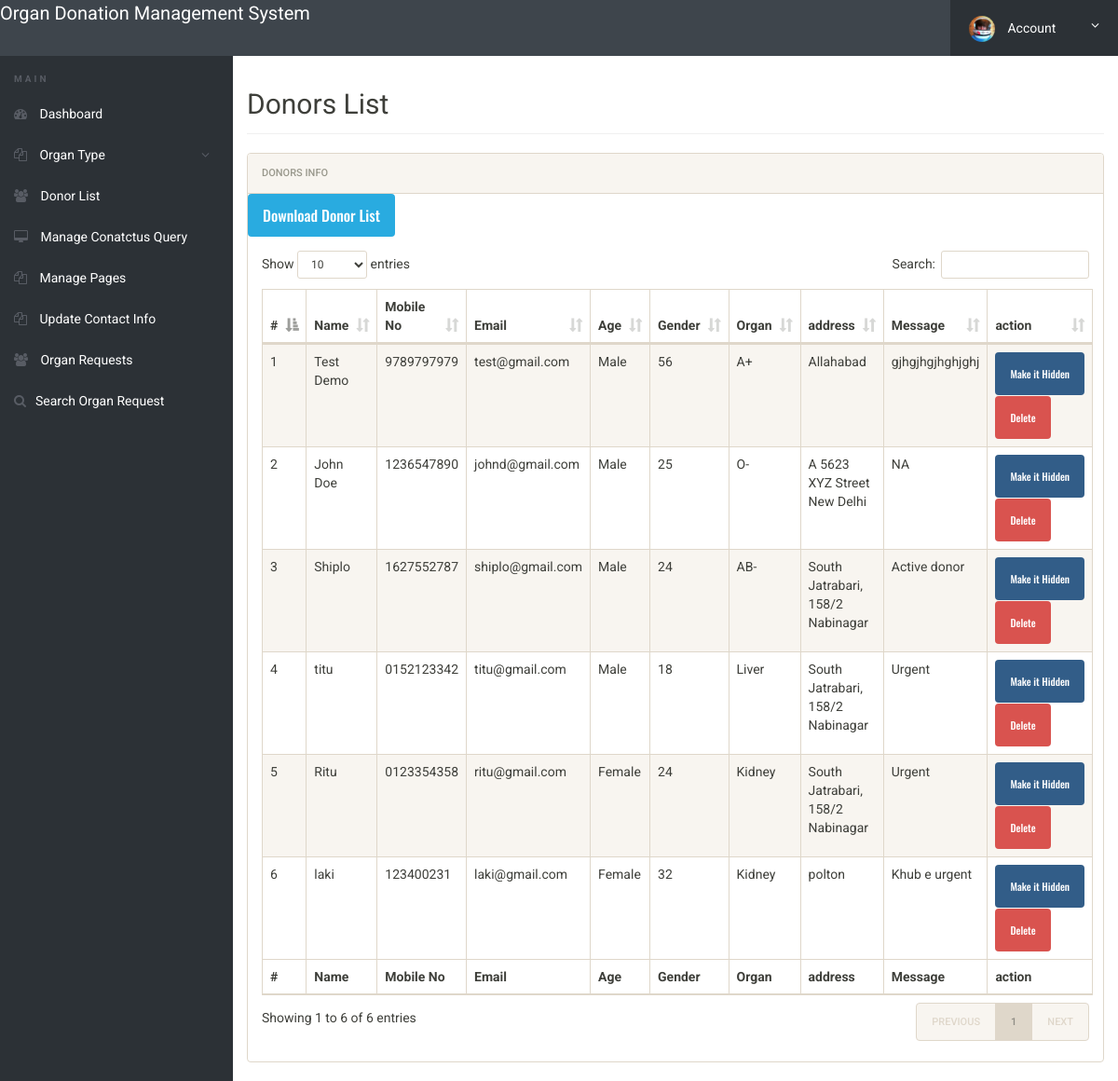
The page /odms/admin/donor-list.php (signed in) on the database its author committed.
### tables this page shows
CREATE TABLE `tblblooddonars` (
  `id` int(11) NOT NULL,
  `FullName` varchar(100) DEFAULT NULL,
  `MobileNumber` char(11) DEFAULT NULL,
  `EmailId` varchar(100) DEFAULT NULL,
  `Gender` varchar(20) DEFAULT NULL,
  `Age` int(11) DEFAULT NULL,
  `BloodGroup` varchar(20) DEFAULT NULL,
  `Address` varchar(255) DEFAULT NULL,
  `Message` mediumtext DEFAULT NULL,
  `PostingDate` timestamp NOT NULL DEFAULT current_timestamp(),
  `status` int(1) DEFAULT NULL,
  `Password` varchar(250) DEFAULT NULL
);

### odms/admin/donor-list.php (the view, shortened to what this page needs)
<?php
include('includes/config.php');
if(strlen($_SESSION['alogin'])==0)
	{
header('location:index.php');
}
else{
 ?>
<!doctype html>
<html lang="en" class="no-js">
<head>
	<link rel="stylesheet" href="css/font-awesome.min.css">
	<link rel="stylesheet" href="css/bootstrap.min.css">
	<link rel="stylesheet" href="css/dataTables.bootstrap.min.css">
	<link rel="stylesheet" href="css/bootstrap-social.css">
	<link rel="stylesheet" href="css/bootstrap-select.css">
	<link rel="stylesheet" href="css/fileinput.min.css">
	<link rel="stylesheet" href="css/awesome-bootstrap-checkbox.css">
	<link rel="stylesheet" href="css/style.css">
</head>
<body>
	<?php include('includes/header.php');?>
	<div class="ts-main-content">
		<?php include('includes/leftbar.php');?>
		<div class="content-wrapper">
			<div class="container-fluid">
				<div class="row">
					<div class="col-md-12">
						<h2 class="page-title">Donors List</h2>
						<div class="panel panel-default">
							<div class="panel-heading">Donors Info</div>
								<a href="download-records.php" style="font-size:16px;" class="btn btn-info">Download Donor List</a>
							<div class="panel-body">
								<table id="zctb" class="display table table-striped table-bordered table-hover" cellspacing="0" width="100%">
									<thead>
										<tr>
										<th>#</th>
											<th>Name</th>
											<th>Mobile No</th>
											<th>Email</th>
											<th>Age</th>
											<th>Gender</th>
											<th>Organ</th>
											<th>address</th>
											<th>Message </th>
											<th>action </th>
										</tr>
									</thead>
									<tfoot>
										<tr>
										<th>#</th>
										<th>Name</th>
											<th>Mobile No</th>
											<th>Email</th>
											<th>Age</th>
											<th>Gender</th>
											<th>Organ</th>
											<th>address</th>
											<th>Message </th>
											<th>action </th>
										</tr>
									</tfoot>
									<tbody>
<?php $sql = "SELECT * from  tblblooddonars ";
$query = $dbh -> prepare($sql);
$query->execute();
$results=$query->fetchAll(PDO::FETCH_OBJ);
$cnt=1;
if($query->rowCount() > 0)
{
foreach($results as $result)
{				?>
										<tr>
											<td><?php echo htmlentities($cnt);?></td>
											<td><?php echo htmlentities($result->FullName);?></td>
											<td><?php echo htmlentities($result->MobileNumber);?></td>
											<td><?php echo htmlentities($result->EmailId);?></td>
											<td><?php echo htmlentities($result->Gender);?></td>
											<td><?php echo htmlentities($result->Age);?></td>
											<td><?php echo htmlentities($result->BloodGroup);?></td>
											<td><?php echo htmlentities($result->Address);?></td>
											<td><?php echo htmlentities($result->Message);?></td>
										<td>
<?php if($result->status==1)
{?>
<a href="donor-list.php?hidden=<?php echo htmlentities($result->id);?>" onclick="return confirm('Do you really want to hiidden this detail')" class="btn btn-primary"> Make it Hidden</a>
<?php } else {?>
<a href="donor-list.php?public=<?php echo htmlentities($result->id);?>" onclick="return confirm('Do you really want to Public this detail')" class="btn btn-primary"> Make it Public</a>
<?php } ?>
<a href="donor-list.php?del=<?php echo htmlentities($result->id);?>" onclick="return confirm('Do you really want to delete this record')" class="btn btn-danger" style="margin-top:1%;"> Delete</a>
</td>
										</tr>
										<?php $cnt=$cnt+1; }} ?>
									</tbody>
								</table>
							</div>
						</div>
					</div>
				</div>
			</div>
		</div>
	</div>
</body>
</html>
<?php } ?>

### odms/admin/css/style.css (style rules this page uses)
html { font-size: 14px; }
@media only screen and (min-width: 480px) { html { font-size: 17px; } }
@media only screen and (min-width: 768px) { html { font-size: 14px; } }
body { font-size: 1em; }
a { color: #37a6c4; }
.btn { font-family: 'Oswald', sans-serif; }
.panel { overflow: hidden; }
.btn { text-transform: none; }
.page-title { padding-bottom: 15px; margin-bottom: 20px; border-bottom: 1px solid #f0f0f0; }
.ts-main-content .content-wrapper { padding-top: 15px; margin-top: 60px; }
@media only screen and (min-width: 992px) { .ts-main-content .content-wrapper { margin-left: 250px; } }

### rows shown on the page
tblblooddonars: FullName "Test Demo", MobileNumber "9789797979", EmailId "test@gmail.com", Gender "Male", Age "56", BloodGroup "A+", Address "Allahabad", Message "gjhgjhgjhghjghj"
tblblooddonars: FullName "John Doe", MobileNumber "1236547890", EmailId "johnd@gmail.com", Gender "Male", Age "25", BloodGroup "O-", Address "A 5623 XYZ Street New Delhi", Message "NA"
tblblooddonars: FullName "Shiplo", MobileNumber "1627552787", EmailId "shiplo@gmail.com", Gender "Male", Age "24", BloodGroup "AB-", Address "South Jatrabari, 158/2 Nabinagar", Message "Active donor"
tblblooddonars: FullName "titu", MobileNumber "0152123342", EmailId "titu@gmail.com", Gender "Male", Age "18", BloodGroup "Liver", Address "South Jatrabari, 158/2 Nabinagar", Message "Urgent"
tblblooddonars: FullName "Ritu", MobileNumber "0123354358", EmailId "ritu@gmail.com", Gender "Female", Age "24", BloodGroup "Kidney", Address "South Jatrabari, 158/2 Nabinagar", Message "Urgent"
tblblooddonars: FullName "laki", MobileNumber "123400231", EmailId "laki@gmail.com", Gender "Female", Age "32", BloodGroup "Kidney", Address "polton", Message "Khub e urgent"
